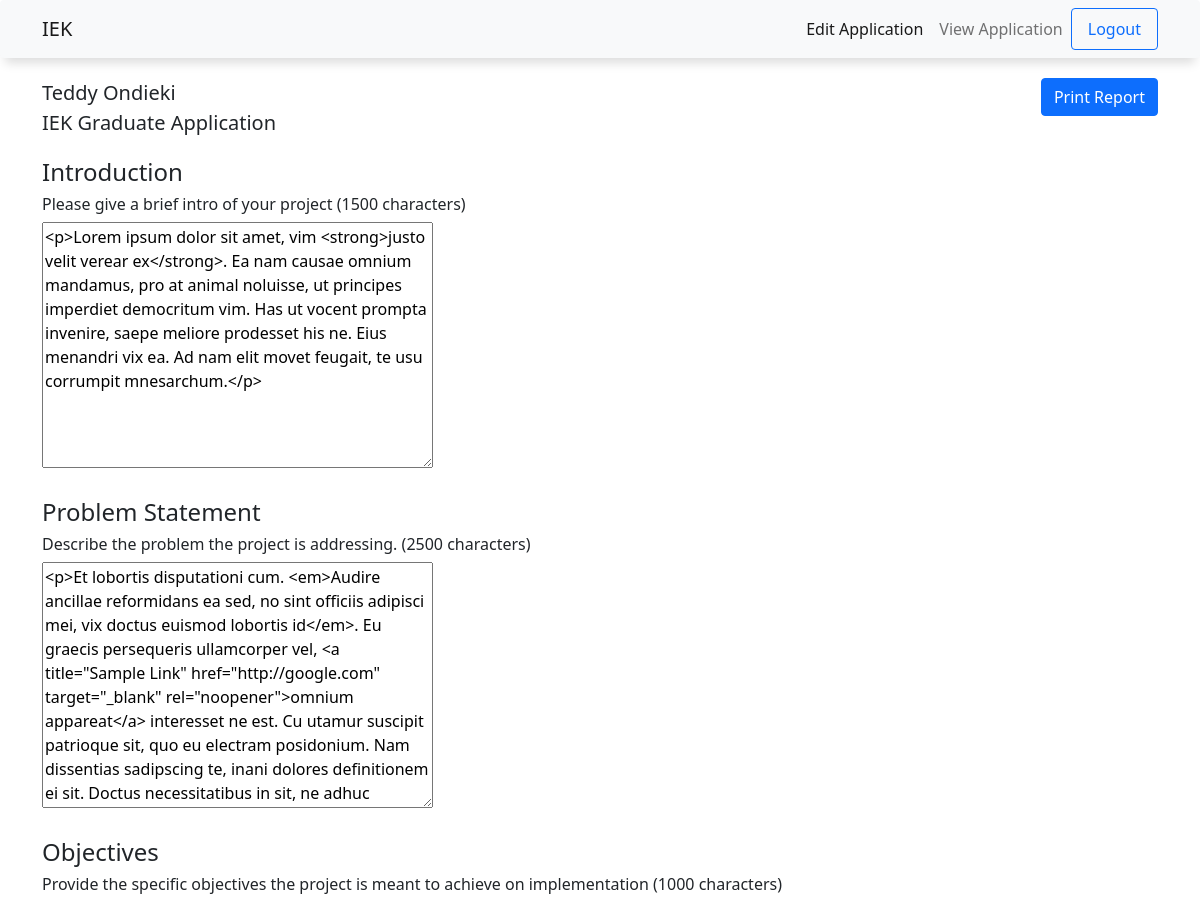
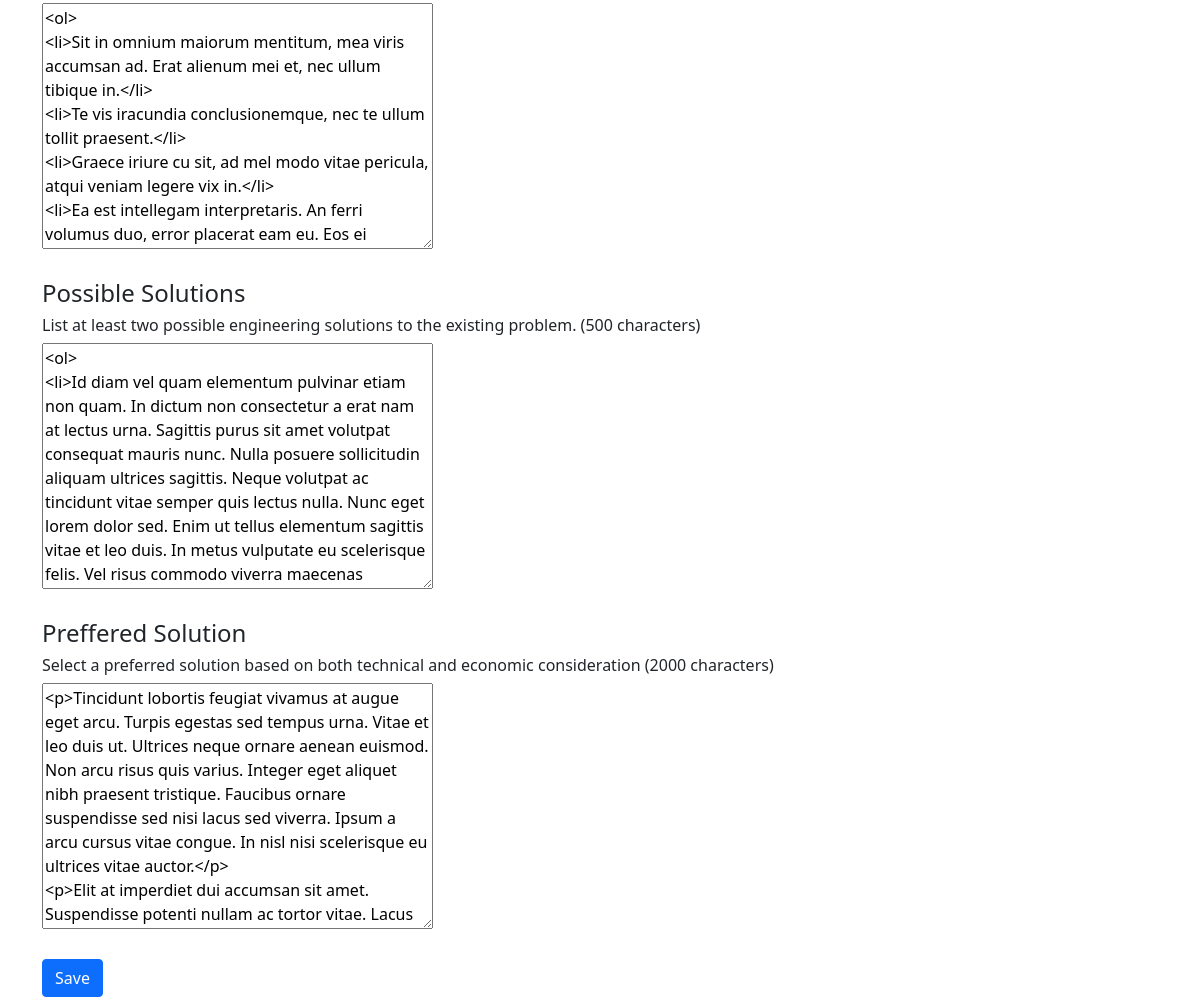
The app's page /application/edit (signed in) with its own data (2 pictures, top to bottom).
### accounts/models.py (models this page shows, shortened)
class CustomAccount(AbstractUser):
    category = models.ForeignKey(AccountCategory, on_delete=SET_NULL, null=True)
    is_approved = models.BooleanField(default=False)

### applications/models.py (models this page shows, shortened)
class Application(models.Model):
    user = models.OneToOneField('accounts.CustomAccount', on_delete=CASCADE, related_name='application')
    category = models.ForeignKey(ApplicationCategory, on_delete=SET_NULL, null=True, related_name='applications')
    is_approved = models.BooleanField(default=False)
    def __str__(self):
        return self.category.name

class ApplicationCategory(models.Model):
    name = models.CharField(max_length=128)
    account_category = models.OneToOneField('accounts.AccountCategory', on_delete=SET_NULL, null=True)

class ApplicationAnswer(models.Model):
    application = models.ForeignKey(Application, on_delete=CASCADE, related_name='answers')
    question = models.ForeignKey(ApplicationQuestion, on_delete=CASCADE, related_name='answers')
    content = models.TextField(null=True)

class ApplicationQuestion(models.Model):
    category = models.ForeignKey( ApplicationCategory, related_name='questions', on_delete=CASCADE)
    name = models.CharField(max_length=128)
    description = models.CharField(max_length=128, null=True, blank=True)
    length = models.IntegerField()

### applications/views.py (the view)
# urls.py: url(r'^application/edit', edit_application, name='edit_application'),
def edit_application(request):
    AnswerFormSet = modelformset_factory(ApplicationAnswer, fields=('content',), extra=0)
    if request.method == 'POST':
        form = AnswerFormSet(request.POST)
        instances = form.save(commit=False)
        for instance in instances:
            instance.save()
    formset = AnswerFormSet(queryset=request.user.application.answers.all())
    return render(request, 'application_edit.html', {'formset': formset})

### templates/application_edit.html (shortened to what this page needs)
{% extends '_base.html' %}
{% block content %}
<a class="btn btn-primary float-right" target="_blank" href="{% url 'generate_pdf' %}">Print Report</a>
<div class="user-info">
    {{ user.get_full_name }}<br/>
    {{ user.application }}
</div>
<form method="POST">
    {% for form in formset.forms %}
    <h4>{{ form.instance.question.name }}</h4>
    <h6>{{ form.instance.question.description }} ({{ form.instance.question.length }} characters)</h6>
    {% for field in form.visible_fields %}
    {{ field }}
    {% endfor %}
    <Br/><br/>
    {% endfor %}
    <input type="submit" value="Save" class="btn btn-primary"/>
</form>
{% endblock content %}

### static/css/style.css (style rules this page uses)
.user-info { font-size: 15pt; margin-bottom: 20px; }

### records on screen
CustomAccount: get_full_name "Teddy Ondieki", application "IEK Graduate Application"
ApplicationAnswer: instance.question.name "Introduction", instance.question.description "Please give a brief intro of your project", instance.question.length "1500"
ApplicationAnswer: instance.question.name "Problem Statement", instance.question.description "Describe the problem the project is addressing.", instance.question.length "2500"
ApplicationAnswer: instance.question.name "Objectives", instance.question.description "Provide the specific objectives the project is meant to achieve on implementation", instance.question.length "1000"
ApplicationAnswer: instance.question.name "Possible Solutions", instance.question.description "List at least two possible engineering solutions to the existing problem.", instance.question.length "500"
ApplicationAnswer: instance.question.name "Preffered Solution", instance.question.description "Select a preferred solution based on both technical and economic consideration", instance.question.length "2000"
